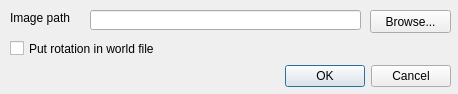
<?xml version="1.0" encoding="UTF-8"?>
<ui version="4.0">
 <class>ExportGeorefRasterDialog</class>
 <widget class="QDialog" name="ExportGeorefRasterDialog">
  <property name="geometry">
   <rect>
    <x>0</x>
    <y>0</y>
    <width>458</width>
    <height>94</height>
   </rect>
  </property>
  <property name="windowTitle">
   <string>Export georeferenced raster</string>
  </property>
  <widget class="QDialogButtonBox" name="buttonBox">
   <property name="geometry">
    <rect>
     <x>110</x>
     <y>60</y>
     <width>341</width>
     <height>32</height>
    </rect>
   </property>
   <property name="orientation">
    <enum>Qt::Horizontal</enum>
   </property>
   <property name="standardButtons">
    <set>QDialogButtonBox::Cancel|QDialogButtonBox::Ok</set>
   </property>
  </widget>
  <widget class="QLineEdit" name="lineEditImagePath">
   <property name="geometry">
    <rect>
     <x>90</x>
     <y>10</y>
     <width>271</width>
     <height>20</height>
    </rect>
   </property>
  </widget>
  <widget class="QPushButton" name="pushButtonBrowse">
   <property name="geometry">
    <rect>
     <x>370</x>
     <y>10</y>
     <width>81</width>
     <height>23</height>
    </rect>
   </property>
   <property name="text">
    <string>Browse...</string>
   </property>
  </widget>
  <widget class="QLabel" name="label">
   <property name="geometry">
    <rect>
     <x>10</x>
     <y>10</y>
     <width>71</width>
     <height>16</height>
    </rect>
   </property>
   <property name="text">
    <string>Image path</string>
   </property>
  </widget>
  <widget class="QCheckBox" name="checkBoxRotationMode">
   <property name="geometry">
    <rect>
     <x>10</x>
     <y>40</y>
     <width>161</width>
     <height>17</height>
    </rect>
   </property>
   <property name="toolTip">
    <string>&lt;html&gt;&lt;head/&gt;&lt;body&gt;&lt;p&gt;If checked, the raster will be exported as is and the world file will contain the rotation, scaling and translation. Some GIS software may not be able to georeference the raster correctly in this mode. If unchecked, the raster will be modified with the rotation and the scaling between axis and the world file will contain the rest of the transformation.&lt;/p&gt;&lt;/body&gt;&lt;/html&gt;</string>
   </property>
   <property name="text">
    <string>Put rotation in world file </string>
   </property>
  </widget>
 </widget>
 <resources/>
 <connections>
  <connection>
   <sender>buttonBox</sender>
   <signal>accepted()</signal>
   <receiver>ExportGeorefRasterDialog</receiver>
   <slot>accept()</slot>
   <hints>
    <hint type="sourcelabel">
     <x>248</x>
     <y>254</y>
    </hint>
    <hint type="destinationlabel">
     <x>157</x>
     <y>274</y>
    </hint>
   </hints>
  </connection>
  <connection>
   <sender>buttonBox</sender>
   <signal>rejected()</signal>
   <receiver>ExportGeorefRasterDialog</receiver>
   <slot>reject()</slot>
   <hints>
    <hint type="sourcelabel">
     <x>316</x>
     <y>260</y>
    </hint>
    <hint type="destinationlabel">
     <x>286</x>
     <y>274</y>
    </hint>
   </hints>
  </connection>
 </connections>
</ui>
